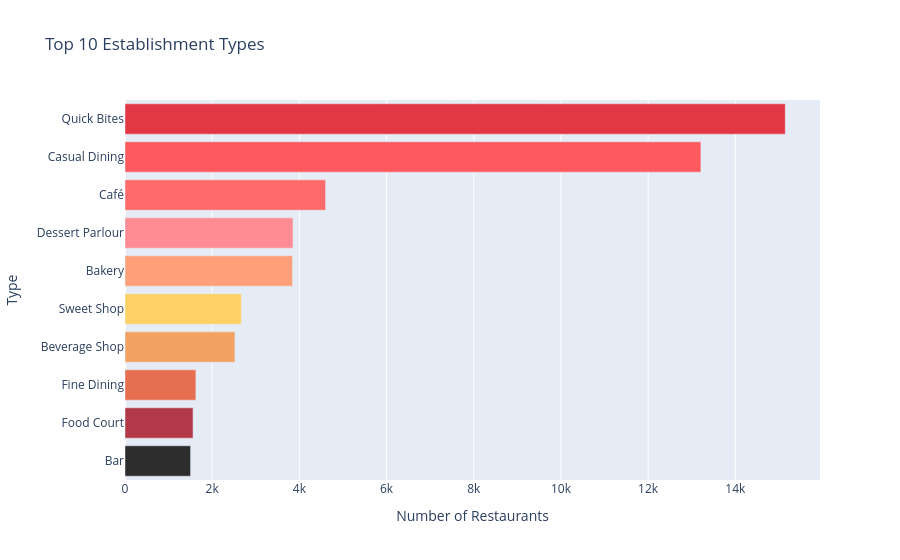

The code cell stored with this chart in its notebook:
### Markdown cell above
* Most restaurants have **no online delivery available**, indicating that offline dining still dominates a large part of the market.
* This may be because many small restaurants cannot yet afford the required technology, logistics, or platform commissions.
* In several regions, digital adoption is still growing, so many businesses have not fully integrated with delivery platforms like Zomato.
* Limited awareness, infrastructure gaps, and operational challenges may also contribute to lower delivery availability.
* A smaller segment of restaurants is more digitally aware and has already adopted online delivery services.
* These tech-enabled outlets are likely gaining competitive advantages through wider reach and customer convenience.
* Overall, the variation reflects the gap between traditional restaurant operations and rapidly modernizing food businesses in a developing market.

### Code cell
# establishment
# top 10 establishment

df['establishment_cleaned'] = df['establishment'].apply(
    lambda x: x[0] if isinstance(x, list) and len(x) > 0 else str(x).strip("[]'")
)
df['establishment_cleaned'] = df['establishment_cleaned'].replace(['', 'nan', 'None'], np.nan)

top_establishments = df['establishment_cleaned'].value_counts().head(10).reset_index()
top_establishments.columns = ['Establishment Type', 'Count']

palette = ['#E23744', '#FF5A5F', '#FF6B6B', '#FF8C94', '#FFA07A', '#FFD166', '#F4A261', '#E76F51', '#B23A48', '#2D2D2D']

fig = px.bar(
    top_establishments, 
    x='Count', 
    y='Establishment Type', 
    color='Establishment Type',
    color_discrete_sequence=palette,
    title='Top 10 Establishment Types',
    labels={'Count': 'Number of Restaurants', 'Establishment Type': 'Type'}
)

fig.update_layout(yaxis={'categoryorder':'total ascending'}, showlegend=False)

fig.show()

### Figure 1 — Plotly figure (JSON) as saved in the notebook; plotly's stock layout.template omitted (floating-point values rounded to 4 significant figures)
{"data": [{"hovertemplate": "Type=%{y}<br>Number of Restaurants=%{x}<extra></extra>", "legendgroup": "Quick Bites", "marker": {"color": "#E23744", "pattern": {"shape": ""}}, "name": "Quick Bites", "orientation": "h", "showlegend": true, "textposition": "auto", "type": "bar", "x": [15145], "xaxis": "x", "y": ["Quick Bites"], "yaxis": "y"}, {"hovertemplate": "Type=%{y}<br>Number of Restaurants=%{x}<extra></extra>", "legendgroup": "Casual Dining", "marker": {"color": "#FF5A5F", "pattern": {"shape": ""}}, "name": "Casual Dining", "orientation": "h", "showlegend": true, "textposition": "auto", "type": "bar", "x": [13210], "xaxis": "x", "y": ["Casual Dining"], "yaxis": "y"}, {"hovertemplate": "Type=%{y}<br>Number of Restaurants=%{x}<extra></extra>", "legendgroup": "Café", "marker": {"color": "#FF6B6B", "pattern": {"shape": ""}}, "name": "Café", "orientation": "h", "showlegend": true, "textposition": "auto", "type": "bar", "x": [4601], "xaxis": "x", "y": ["Café"], "yaxis": "y"}, {"hovertemplate": "Type=%{y}<br>Number of Restaurants=%{x}<extra></extra>", "legendgroup": "Dessert Parlour", "marker": {"color": "#FF8C94", "pattern": {"shape": ""}}, "name": "Dessert Parlour", "orientation": "h", "showlegend": true, "textposition": "auto", "type": "bar", "x": [3853], "xaxis": "x", "y": ["Dessert Parlour"], "yaxis": "y"}, {"hovertemplate": "Type=%{y}<br>Number of Restaurants=%{x}<extra></extra>", "legendgroup": "Bakery", "marker": {"color": "#FFA07A", "pattern": {"shape": ""}}, "name": "Bakery", "orientation": "h", "showlegend": true, "textposition": "auto", "type": "bar", "x": [3842], "xaxis": "x", "y": ["Bakery"], "yaxis": "y"}, {"hovertemplate": "Type=%{y}<br>Number of Restaurants=%{x}<extra></extra>", "legendgroup": "Sweet Shop", "marker": {"color": "#FFD166", "pattern": {"shape": ""}}, "name": "Sweet Shop", "orientation": "h", "showlegend": true, "textposition": "auto", "type": "bar", "x": [2669], "xaxis": "x", "y": ["Sweet Shop"], "yaxis": "y"}, {"hovertemplate": "Type=%{y}<br>Number of Restaurants=%{x}<extra></extra>", "legendgroup": "Beverage Shop", "marker": {"color": "#F4A261", "pattern": {"shape": ""}}, "name": "Beverage Shop", "orientation": "h", "showlegend": true, "textposition": "auto", "type": "bar", "x": [2521], "xaxis": "x", "y": ["Beverage Shop"], "yaxis": "y"}, {"hovertemplate": "Type=%{y}<br>Number of Restaurants=%{x}<extra></extra>", "legendgroup": "Fine Dining", "marker": {"color": "#E76F51", "pattern": {"shape": ""}}, "name": "Fine Dining", "orientation": "h", "showlegend": true, "textposition": "auto", "type": "bar", "x": [1626], "xaxis": "x", "y": ["Fine Dining"], "yaxis": "y"}, {"hovertemplate": "Type=%{y}<br>Number of Restaurants=%{x}<extra></extra>", "legendgroup": "Food Court", "marker": {"color": "#B23A48", "pattern": {"shape": ""}}, "name": "Food Court", "orientation": "h", "showlegend": true, "textposition": "auto", "type": "bar", "x": [1561], "xaxis": "x", "y": ["Food Court"], "yaxis": "y"}, {"hovertemplate": "Type=%{y}<br>Number of Restaurants=%{x}<extra></extra>", "legendgroup": "Bar", "marker": {"color": "#2D2D2D", "pattern": {"shape": ""}}, "name": "Bar", "orientation": "h", "showlegend": true, "textposition": "auto", "type": "bar", "x": [1504], "xaxis": "x", "y": ["Bar"], "yaxis": "y"}], "layout": {"barmode": "relative", "legend": {"title": {"text": "Type"}, "tracegroupgap": 0}, "showlegend": false, "title": {"text": "Top 10 Establishment Types"}, "xaxis": {"anchor": "y", "domain": [0, 1], "title": {"text": "Number of Restaurants"}}, "yaxis": {"anchor": "x", "categoryarray": ["Bar", "Food Court", "Fine Dining", "Beverage Shop", "Sweet Shop", "Bakery", "Dessert Parlour", "Café", "Casual Dining", "Quick Bites"], "categoryorder": "total ascending", "domain": [0, 1], "title": {"text": "Type"}}}}
